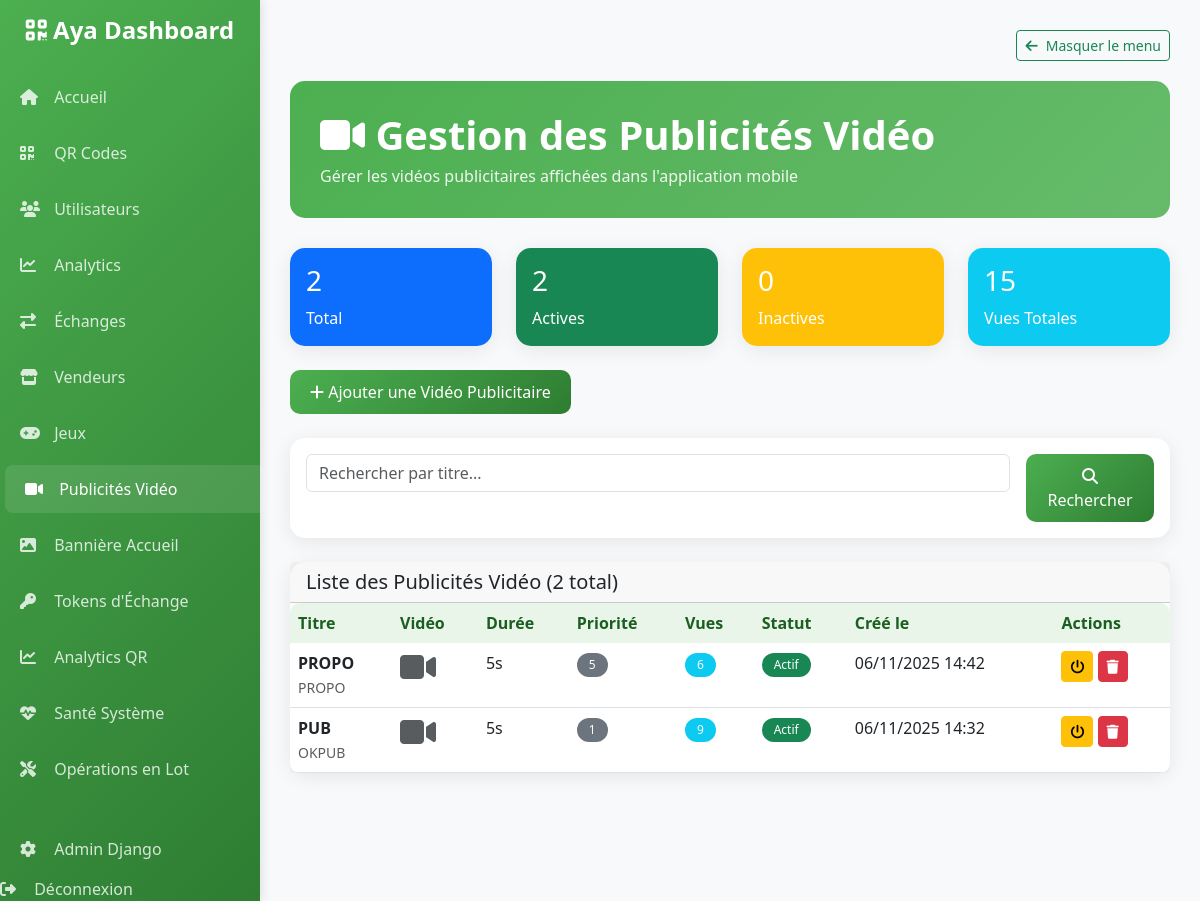
The app's page /dashboard/advertisements/ (signed in) with its own data.
### dashboard/models_ads.py (models this page shows, shortened)
class VideoAdvertisement(models.Model):
    STATUS_CHOICES = [
        ('active', 'Active'),
        ('inactive', 'Inactive'),
        ('scheduled', 'Programmée'),
    ]
    id = models.UUIDField(primary_key=True, default=uuid.uuid4, editable=False)
    title = models.CharField(max_length=200, verbose_name="Titre")
    description = models.TextField(blank=True, verbose_name="Description")
    video_file = models.FileField(
        upload_to='advertisements/videos/',
        verbose_name="Fichier vidéo",
        help_text="Format MP4 recommandé, max 50MB"
    )
    thumbnail = models.ImageField(
        upload_to='advertisements/thumbnails/',
        blank=True,
        null=True,
        verbose_name="Miniature"
    )
    duration = models.IntegerField(
        default=5,
        verbose_name="Durée d'affichage (secondes)",
        help_text="Temps d'affichage avant de passer à la suivante"
    )
    priority = models.IntegerField(
        default=0,
        verbose_name="Priorité",
        help_text="Plus le nombre est élevé, plus la vidéo a de chances d'être affichée"
    )
    status = models.CharField(
        max_length=20,
        choices=STATUS_CHOICES,
        default='active',
        verbose_name="Statut"
    )
    start_date = models.DateTimeField(
        null=True,
        blank=True,
        verbose_name="Date de début",
        help_text="Laisser vide pour démarrer immédiatement"
    )
    end_date = models.DateTimeField(
        null=True,
        blank=True,
        verbose_name="Date de fin",
        help_text="Laisser vide pour pas de limite"
    )
    views_count = models.IntegerField(
        default=0,
        verbose_name="Nombre d'affichages"
    )
    created_at = models.DateTimeField(auto_now_add=True)
    updated_at = models.DateTimeField(auto_now=True)
    created_by = models.ForeignKey(
        'authentication.User',
        on_delete=models.SET_NULL,
        null=True,
        related_name='created_ads',
        verbose_name="Créé par"
    )
    class Meta:
        db_table = 'video_advertisements'
        verbose_name = 'Vidéo Publicitaire'
        verbose_name_plural = 'Vidéos Publicitaires'
        ordering = ['-priority', '-created_at']

### dashboard/views_ads.py (the view)
# urls.py: path('advertisements/', views_ads.advertisements_management, name='advertisements'),
@login_required
@user_passes_test(is_admin)
def advertisements_management(request):
    search = request.GET.get('search', '')
    ads = VideoAdvertisement.objects.all()
    if search:
        ads = ads.filter(title__icontains=search)
    paginator = Paginator(ads, 20)
    page_number = request.GET.get('page')
    page_obj = paginator.get_page(page_number)
    stats = {
        'total': VideoAdvertisement.objects.count(),
        'active': VideoAdvertisement.objects.filter(status='active').count(),
        'inactive': VideoAdvertisement.objects.filter(status='inactive').count(),
        'total_views': sum(ad.views_count for ad in VideoAdvertisement.objects.all()),
    }
    context = {
        'page_obj': page_obj,
        'search': search,
        'stats': stats,
    }
    return render(request, 'dashboard/advertisements.html', context)

### dashboard/views_ads.py (called while the page is built)
def is_admin(user):
    return user.is_staff or user.is_superuser

### dashboard/templates/dashboard/advertisements.html (shortened to what this page needs)
{% extends 'dashboard/base.html' %}
{% block content %}
<div class="page-header">
    <h1><i class="fas fa-video"></i> Gestion des Publicités Vidéo</h1>
    <p>Gérer les vidéos publicitaires affichées dans l'application mobile</p>
</div>
<div class="row mb-4">
    <div class="col-md-3">
        <div class="card bg-primary text-white">
            <div class="card-body">
                <h3>{{ stats.total }}</h3>
                <p class="mb-0">Total</p>
            </div>
        </div>
    </div>
    <div class="col-md-3">
        <div class="card bg-success text-white">
            <div class="card-body">
                <h3>{{ stats.active }}</h3>
                <p class="mb-0">Actives</p>
            </div>
        </div>
    </div>
    <div class="col-md-3">
        <div class="card bg-warning text-white">
            <div class="card-body">
                <h3>{{ stats.inactive }}</h3>
                <p class="mb-0">Inactives</p>
            </div>
        </div>
    </div>
    <div class="col-md-3">
        <div class="card bg-info text-white">
            <div class="card-body">
                <h3>{{ stats.total_views }}</h3>
                <p class="mb-0">Vues Totales</p>
            </div>
        </div>
    </div>
</div>
<div class="mb-4">
    <a href="{% url 'dashboard:create_advertisement' %}" class="btn btn-primary">
        <i class="fas fa-plus"></i> Ajouter une Vidéo Publicitaire
    </a>
</div>
<div class="card mb-4">
    <div class="card-body">
        <form method="GET" class="row g-3">
            <div class="col-md-10">
                <input type="text" class="form-control" name="search"
                       placeholder="Rechercher par titre..."
                       value="{{ search }}">
            </div>
            <div class="col-md-2">
                <button type="submit" class="btn btn-primary w-100">
                    <i class="fas fa-search"></i> Rechercher
                </button>
            </div>
        </form>
    </div>
</div>
<div class="card">
    <div class="card-header">
        <h5 class="mb-0">Liste des Publicités Vidéo ({{ page_obj.paginator.count }} total)</h5>
    </div>
    <div class="card-body p-0">
        <div class="table-responsive">
            <table class="table table-hover mb-0">
                <thead>
                    <tr>
                        <th>Titre</th>
                        <th>Vidéo</th>
                        <th>Durée</th>
                        <th>Priorité</th>
                        <th>Vues</th>
                        <th>Statut</th>
                        <th>Créé le</th>
                        <th>Actions</th>
                    </tr>
                </thead>
                <tbody>
                    {% for ad in page_obj %}
                    <tr>
                        <td>
                            <strong>{{ ad.title }}</strong>
                            {% if ad.description %}
                            <br><small class="text-muted">{{ ad.description|truncatewords:10 }}</small>
                            {% endif %}
                        </td>
                        <td>
                            {% if ad.thumbnail %}
                            <img src="{{ ad.thumbnail.url }}" alt="Thumbnail" style="width: 60px; height: 40px; object-fit: cover; border-radius: 4px;">
                            {% else %}
                            <i class="fas fa-video fa-2x text-muted"></i>
                            {% endif %}
                        </td>
                        <td>{{ ad.duration }}s</td>
                        <td>
                            <span class="badge bg-secondary">{{ ad.priority }}</span>
                        </td>
                        <td>
                            <span class="badge bg-info">{{ ad.views_count }}</span>
                        </td>
                        <td>
                            {% if ad.status == 'active' %}
                            <span class="badge bg-success">Actif</span>
                            {% else %}
                            <span class="badge bg-warning">Inactif</span>
                            {% endif %}
                        </td>
                        <td>{{ ad.created_at|date:"d/m/Y H:i" }}</td>
                        <td>
                            <a href="{% url 'dashboard:toggle_advertisement_status' ad.id %}"
                               class="btn btn-sm btn-warning" title="Activer/Désactiver">
                                <i class="fas fa-power-off"></i>
                            </a>
                            <a href="{% url 'dashboard:delete_advertisement' ad.id %}"
                               class="btn btn-sm btn-danger"
                               onclick="return confirm('Êtes-vous sûr de vouloir supprimer cette publicité ?')">
                                <i class="fas fa-trash"></i>
                            </a>
                        </td>
                    </tr>
                    {% endfor %}
                </tbody>
            </table>
        </div>
    </div>
</div>
{% endblock %}

### dashboard/templates/dashboard/base.html (style rules this page uses)
:root { --primary-color: #4CAF50; --secondary-color: #2E7D32; --accent-color: #66BB6A; --dark-color: #1B5E20; --light-color: #E8F5E8; --sidebar-width: 260px; }
body { background-color: #f8f9fa; font-family: 'Segoe UI', Tahoma, Geneva, Verdana, sans-serif; min-height: 100vh; display: flex; flex-direction: column; }
.card { border: none; border-radius: 15px; box-shadow: 0 4px 20px rgba(0,0,0,0.08); transition: transform 0.3s ease, box-shadow 0.3s ease; }
.btn-primary { background: linear-gradient(135deg, var(--primary-color), var(--secondary-color)); border: none; border-radius: 10px; padding: 10px 20px; font-weight: 500; transition: all 0.3s ease; }
.table { border-radius: 10px; overflow: hidden; box-shadow: 0 2px 10px rgba(0,0,0,0.05); }
.table thead th { background-color: var(--light-color); border: none; font-weight: 600; color: var(--dark-color); }
.badge { border-radius: 20px; padding: 6px 12px; font-weight: 500; }
.page-header { background: linear-gradient(135deg, var(--primary-color), var(--accent-color)); color: white; padding: 30px; border-radius: 15px; margin-bottom: 30px; }
.page-header h1 { margin: 0; font-weight: 600; }
.page-header p { margin: 5px 0 0 0; opacity: 0.9; }

### records on screen
VideoAdvertisement: title "PROPO", description "PROPO", duration "5", priority "5", views_count "6", status "Actif", created_at "06/11/2025 14:42"
VideoAdvertisement: title "PUB", description "OKPUB", duration "5", priority "1", views_count "9", status "Actif", created_at "06/11/2025 14:32"

### other values on screen
{{ stats.total }} "2"
{{ stats.active }} "2"
{{ stats.inactive }} "0"
{{ stats.total_views }} "15"
{{ page_obj.paginator.count }} "2"
